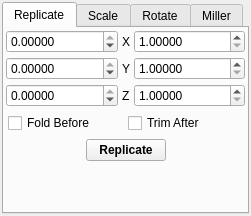
<ui version="4.0" >
 <class>CellTransformDialog</class>
 <widget class="QDialog" name="CellTransformDialog" >
  <property name="geometry" >
   <rect>
    <x>0</x>
    <y>0</y>
    <width>251</width>
    <height>216</height>
   </rect>
  </property>
  <property name="windowTitle" >
   <string>Transform Cell</string>
  </property>
  <property name="windowIcon" >
   <iconset resource="icons.qrc" >
    <normaloff>:/stackicons/icons/stack_celledit.svg</normaloff>:/stackicons/icons/stack_celledit.svg</iconset>
  </property>
  <layout class="QHBoxLayout" >
   <property name="spacing" >
    <number>4</number>
   </property>
   <property name="margin" >
    <number>2</number>
   </property>
   <item>
    <widget class="QTabWidget" name="CellTransformTabs" >
     <property name="currentIndex" >
      <number>0</number>
     </property>
     <widget class="QWidget" name="ReplicateTab" >
      <property name="geometry" >
       <rect>
        <x>0</x>
        <y>0</y>
        <width>243</width>
        <height>184</height>
       </rect>
      </property>
      <attribute name="title" >
       <string>Replicate</string>
      </attribute>
      <layout class="QVBoxLayout" >
       <property name="spacing" >
        <number>4</number>
       </property>
       <property name="margin" >
        <number>2</number>
       </property>
       <item>
        <layout class="QHBoxLayout" >
         <property name="spacing" >
          <number>4</number>
         </property>
         <property name="margin" >
          <number>0</number>
         </property>
         <item>
          <widget class="QDoubleSpinBox" name="CellReplicateNegXSpin" >
           <property name="sizePolicy" >
            <sizepolicy vsizetype="Fixed" hsizetype="Expanding" >
             <horstretch>0</horstretch>
             <verstretch>0</verstretch>
            </sizepolicy>
           </property>
           <property name="decimals" >
            <number>5</number>
           </property>
           <property name="minimum" >
            <double>-100.000000000000000</double>
           </property>
           <property name="maximum" >
            <double>0.000000000000000</double>
           </property>
          </widget>
         </item>
         <item>
          <widget class="QLabel" name="label_11" >
           <property name="sizePolicy" >
            <sizepolicy vsizetype="Preferred" hsizetype="Minimum" >
             <horstretch>0</horstretch>
             <verstretch>0</verstretch>
            </sizepolicy>
           </property>
           <property name="text" >
            <string>X</string>
           </property>
          </widget>
         </item>
         <item>
          <widget class="QDoubleSpinBox" name="CellReplicatePosXSpin" >
           <property name="sizePolicy" >
            <sizepolicy vsizetype="Fixed" hsizetype="Expanding" >
             <horstretch>0</horstretch>
             <verstretch>0</verstretch>
            </sizepolicy>
           </property>
           <property name="decimals" >
            <number>5</number>
           </property>
           <property name="minimum" >
            <double>1.000000000000000</double>
           </property>
          </widget>
         </item>
        </layout>
       </item>
       <item>
        <layout class="QHBoxLayout" >
         <property name="spacing" >
          <number>4</number>
         </property>
         <property name="margin" >
          <number>0</number>
         </property>
         <item>
          <widget class="QDoubleSpinBox" name="CellReplicateNegYSpin" >
           <property name="sizePolicy" >
            <sizepolicy vsizetype="Fixed" hsizetype="Expanding" >
             <horstretch>0</horstretch>
             <verstretch>0</verstretch>
            </sizepolicy>
           </property>
           <property name="decimals" >
            <number>5</number>
           </property>
           <property name="minimum" >
            <double>-100.000000000000000</double>
           </property>
           <property name="maximum" >
            <double>0.000000000000000</double>
           </property>
          </widget>
         </item>
         <item>
          <widget class="QLabel" name="label_28" >
           <property name="sizePolicy" >
            <sizepolicy vsizetype="Preferred" hsizetype="Minimum" >
             <horstretch>0</horstretch>
             <verstretch>0</verstretch>
            </sizepolicy>
           </property>
           <property name="text" >
            <string>Y</string>
           </property>
          </widget>
         </item>
         <item>
          <widget class="QDoubleSpinBox" name="CellReplicatePosYSpin" >
           <property name="sizePolicy" >
            <sizepolicy vsizetype="Fixed" hsizetype="Expanding" >
             <horstretch>0</horstretch>
             <verstretch>0</verstretch>
            </sizepolicy>
           </property>
           <property name="decimals" >
            <number>5</number>
           </property>
           <property name="minimum" >
            <double>1.000000000000000</double>
           </property>
          </widget>
         </item>
        </layout>
       </item>
       <item>
        <layout class="QHBoxLayout" >
         <property name="spacing" >
          <number>4</number>
         </property>
         <property name="margin" >
          <number>0</number>
         </property>
         <item>
          <widget class="QDoubleSpinBox" name="CellReplicateNegZSpin" >
           <property name="sizePolicy" >
            <sizepolicy vsizetype="Fixed" hsizetype="Expanding" >
             <horstretch>0</horstretch>
             <verstretch>0</verstretch>
            </sizepolicy>
           </property>
           <property name="decimals" >
            <number>5</number>
           </property>
           <property name="minimum" >
            <double>-100.000000000000000</double>
           </property>
           <property name="maximum" >
            <double>0.000000000000000</double>
           </property>
          </widget>
         </item>
         <item>
          <widget class="QLabel" name="label_29" >
           <property name="sizePolicy" >
            <sizepolicy vsizetype="Preferred" hsizetype="Minimum" >
             <horstretch>0</horstretch>
             <verstretch>0</verstretch>
            </sizepolicy>
           </property>
           <property name="text" >
            <string>Z</string>
           </property>
          </widget>
         </item>
         <item>
          <widget class="QDoubleSpinBox" name="CellReplicatePosZSpin" >
           <property name="sizePolicy" >
            <sizepolicy vsizetype="Fixed" hsizetype="Expanding" >
             <horstretch>0</horstretch>
             <verstretch>0</verstretch>
            </sizepolicy>
           </property>
           <property name="decimals" >
            <number>5</number>
           </property>
           <property name="minimum" >
            <double>1.000000000000000</double>
           </property>
          </widget>
         </item>
        </layout>
       </item>
       <item>
        <layout class="QHBoxLayout" >
         <property name="spacing" >
          <number>4</number>
         </property>
         <property name="margin" >
          <number>2</number>
         </property>
         <item>
          <widget class="QCheckBox" name="CellReplicateFoldCheck" >
           <property name="sizePolicy" >
            <sizepolicy vsizetype="Fixed" hsizetype="Expanding" >
             <horstretch>0</horstretch>
             <verstretch>0</verstretch>
            </sizepolicy>
           </property>
           <property name="text" >
            <string>Fold Before</string>
           </property>
          </widget>
         </item>
         <item>
          <widget class="QCheckBox" name="CellReplicateTrimCheck" >
           <property name="sizePolicy" >
            <sizepolicy vsizetype="Fixed" hsizetype="Expanding" >
             <horstretch>0</horstretch>
             <verstretch>0</verstretch>
            </sizepolicy>
           </property>
           <property name="text" >
            <string>Trim After</string>
           </property>
          </widget>
         </item>
        </layout>
       </item>
       <item>
        <layout class="QHBoxLayout" >
         <property name="spacing" >
          <number>0</number>
         </property>
         <property name="margin" >
          <number>0</number>
         </property>
         <item>
          <spacer name="leftspacer" >
           <property name="orientation" >
            <enum>Qt::Horizontal</enum>
           </property>
           <property name="sizeHint" stdset="0" >
            <size>
             <width>40</width>
             <height>20</height>
            </size>
           </property>
          </spacer>
         </item>
         <item>
          <widget class="QPushButton" name="CellReplicateButton" >
           <property name="font" >
            <font>
             <weight>75</weight>
             <bold>true</bold>
            </font>
           </property>
           <property name="toolTip" >
            <string>Replicate current cell</string>
           </property>
           <property name="text" >
            <string>Replicate</string>
           </property>
           <property name="autoDefault" >
            <bool>false</bool>
           </property>
          </widget>
         </item>
         <item>
          <spacer>
           <property name="orientation" >
            <enum>Qt::Horizontal</enum>
           </property>
           <property name="sizeHint" stdset="0" >
            <size>
             <width>40</width>
             <height>20</height>
            </size>
           </property>
          </spacer>
         </item>
        </layout>
       </item>
       <item>
        <spacer name="verticalSpacer_2" >
         <property name="orientation" >
          <enum>Qt::Vertical</enum>
         </property>
         <property name="sizeHint" stdset="0" >
          <size>
           <width>20</width>
           <height>40</height>
          </size>
         </property>
        </spacer>
       </item>
      </layout>
     </widget>
     <widget class="QWidget" name="ScaleTab" >
      <property name="geometry" >
       <rect>
        <x>0</x>
        <y>0</y>
        <width>243</width>
        <height>184</height>
       </rect>
      </property>
      <attribute name="title" >
       <string>Scale</string>
      </attribute>
      <layout class="QVBoxLayout" >
       <property name="spacing" >
        <number>4</number>
       </property>
       <property name="margin" >
        <number>2</number>
       </property>
       <item>
        <layout class="QGridLayout" >
         <property name="margin" >
          <number>0</number>
         </property>
         <property name="spacing" >
          <number>2</number>
         </property>
         <item row="2" column="1" >
          <widget class="QDoubleSpinBox" name="CellScaleZSpin" >
           <property name="sizePolicy" >
            <sizepolicy vsizetype="Fixed" hsizetype="Expanding" >
             <horstretch>0</horstretch>
             <verstretch>0</verstretch>
            </sizepolicy>
           </property>
           <property name="decimals" >
            <number>5</number>
           </property>
           <property name="value" >
            <double>1.000000000000000</double>
           </property>
          </widget>
         </item>
         <item row="0" column="0" >
          <widget class="QLabel" name="label_42" >
           <property name="sizePolicy" >
            <sizepolicy vsizetype="Preferred" hsizetype="Minimum" >
             <horstretch>0</horstretch>
             <verstretch>0</verstretch>
            </sizepolicy>
           </property>
           <property name="text" >
            <string>X</string>
           </property>
          </widget>
         </item>
         <item row="1" column="0" >
          <widget class="QLabel" name="label_43" >
           <property name="sizePolicy" >
            <sizepolicy vsizetype="Preferred" hsizetype="Minimum" >
             <horstretch>0</horstretch>
             <verstretch>0</verstretch>
            </sizepolicy>
           </property>
           <property name="text" >
            <string>Y</string>
           </property>
          </widget>
         </item>
         <item row="0" column="1" >
          <widget class="QDoubleSpinBox" name="CellScaleXSpin" >
           <property name="sizePolicy" >
            <sizepolicy vsizetype="Fixed" hsizetype="Expanding" >
             <horstretch>0</horstretch>
             <verstretch>0</verstretch>
            </sizepolicy>
           </property>
           <property name="decimals" >
            <number>5</number>
           </property>
           <property name="value" >
            <double>1.000000000000000</double>
           </property>
          </widget>
         </item>
         <item row="2" column="0" >
          <widget class="QLabel" name="label_44" >
           <property name="sizePolicy" >
            <sizepolicy vsizetype="Preferred" hsizetype="Minimum" >
             <horstretch>0</horstretch>
             <verstretch>0</verstretch>
            </sizepolicy>
           </property>
           <property name="text" >
            <string>Z</string>
           </property>
          </widget>
         </item>
         <item row="1" column="1" >
          <widget class="QDoubleSpinBox" name="CellScaleYSpin" >
           <property name="sizePolicy" >
            <sizepolicy vsizetype="Fixed" hsizetype="Expanding" >
             <horstretch>0</horstretch>
             <verstretch>0</verstretch>
            </sizepolicy>
           </property>
           <property name="decimals" >
            <number>5</number>
           </property>
           <property name="value" >
            <double>1.000000000000000</double>
           </property>
          </widget>
         </item>
        </layout>
       </item>
       <item>
        <layout class="QVBoxLayout" >
         <property name="spacing" >
          <number>2</number>
         </property>
         <property name="margin" >
          <number>0</number>
         </property>
         <item>
          <widget class="QCheckBox" name="CellScaleUseCogsCheck" >
           <property name="sizePolicy" >
            <sizepolicy vsizetype="Fixed" hsizetype="Expanding" >
             <horstretch>0</horstretch>
             <verstretch>0</verstretch>
            </sizepolicy>
           </property>
           <property name="toolTip" >
            <string>Scale the geometric centres of molecules rather than individual atoms</string>
           </property>
           <property name="text" >
            <string>Scale Molecule COG</string>
           </property>
          </widget>
         </item>
         <item>
          <widget class="QCheckBox" name="CellScaleCalculateEnergyCheck" >
           <property name="toolTip" >
            <string>Calculate the energy change from the scaling operation</string>
           </property>
           <property name="text" >
            <string>Calculate Energy Change</string>
           </property>
          </widget>
         </item>
         <item>
          <spacer>
           <property name="orientation" >
            <enum>Qt::Vertical</enum>
           </property>
           <property name="sizeHint" stdset="0" >
            <size>
             <width>20</width>
             <height>40</height>
            </size>
           </property>
          </spacer>
         </item>
        </layout>
       </item>
       <item>
        <layout class="QHBoxLayout" >
         <property name="spacing" >
          <number>6</number>
         </property>
         <property name="margin" >
          <number>0</number>
         </property>
         <item>
          <spacer>
           <property name="orientation" >
            <enum>Qt::Horizontal</enum>
           </property>
           <property name="sizeHint" stdset="0" >
            <size>
             <width>40</width>
             <height>20</height>
            </size>
           </property>
          </spacer>
         </item>
         <item>
          <widget class="QPushButton" name="CellScaleButton" >
           <property name="sizeIncrement" >
            <size>
             <width>0</width>
             <height>0</height>
            </size>
           </property>
           <property name="font" >
            <font>
             <pointsize>9</pointsize>
             <weight>75</weight>
             <bold>true</bold>
            </font>
           </property>
           <property name="toolTip" >
            <string>Scale current cell</string>
           </property>
           <property name="text" >
            <string>Scale</string>
           </property>
           <property name="autoDefault" >
            <bool>false</bool>
           </property>
          </widget>
         </item>
         <item>
          <spacer>
           <property name="orientation" >
            <enum>Qt::Horizontal</enum>
           </property>
           <property name="sizeHint" stdset="0" >
            <size>
             <width>40</width>
             <height>20</height>
            </size>
           </property>
          </spacer>
         </item>
        </layout>
       </item>
      </layout>
     </widget>
     <widget class="QWidget" name="RotateTab" >
      <property name="geometry" >
       <rect>
        <x>0</x>
        <y>0</y>
        <width>243</width>
        <height>184</height>
       </rect>
      </property>
      <attribute name="title" >
       <string>Rotate</string>
      </attribute>
      <layout class="QVBoxLayout" >
       <property name="spacing" >
        <number>4</number>
       </property>
       <property name="margin" >
        <number>2</number>
       </property>
       <item>
        <layout class="QGridLayout" >
         <property name="margin" >
          <number>2</number>
         </property>
         <property name="spacing" >
          <number>4</number>
         </property>
         <item row="1" column="0" >
          <widget class="QLabel" name="label_2" >
           <property name="text" >
            <string>Rotate 90&amp;deg; around Y</string>
           </property>
           <property name="textFormat" >
            <enum>Qt::RichText</enum>
           </property>
          </widget>
         </item>
         <item row="0" column="1" >
          <widget class="QPushButton" name="CellRotateXAnticlockwise" >
           <property name="enabled" >
            <bool>false</bool>
           </property>
           <property name="sizePolicy" >
            <sizepolicy vsizetype="Fixed" hsizetype="Fixed" >
             <horstretch>0</horstretch>
             <verstretch>0</verstretch>
            </sizepolicy>
           </property>
           <property name="minimumSize" >
            <size>
             <width>30</width>
             <height>30</height>
            </size>
           </property>
           <property name="maximumSize" >
            <size>
             <width>30</width>
             <height>30</height>
            </size>
           </property>
           <property name="text" >
            <string/>
           </property>
           <property name="icon" >
            <iconset>
             <normaloff/>
            </iconset>
           </property>
           <property name="iconSize" >
            <size>
             <width>20</width>
             <height>20</height>
            </size>
           </property>
           <property name="autoDefault" >
            <bool>false</bool>
           </property>
          </widget>
         </item>
         <item row="0" column="0" >
          <widget class="QLabel" name="label" >
           <property name="text" >
            <string>Rotate 90&amp;deg; around X</string>
           </property>
           <property name="textFormat" >
            <enum>Qt::RichText</enum>
           </property>
          </widget>
         </item>
         <item row="0" column="2" >
          <widget class="QPushButton" name="CellRotateXClockwise" >
           <property name="enabled" >
            <bool>false</bool>
           </property>
           <property name="sizePolicy" >
            <sizepolicy vsizetype="Fixed" hsizetype="Fixed" >
             <horstretch>0</horstretch>
             <verstretch>0</verstretch>
            </sizepolicy>
           </property>
           <property name="minimumSize" >
            <size>
             <width>30</width>
             <height>30</height>
            </size>
           </property>
           <property name="maximumSize" >
            <size>
             <width>30</width>
             <height>30</height>
            </size>
           </property>
           <property name="text" >
            <string/>
           </property>
           <property name="icon" >
            <iconset>
             <normaloff/>
            </iconset>
           </property>
           <property name="iconSize" >
            <size>
             <width>20</width>
             <height>20</height>
            </size>
           </property>
           <property name="autoDefault" >
            <bool>false</bool>
           </property>
          </widget>
         </item>
         <item row="2" column="0" >
          <widget class="QLabel" name="label_3" >
           <property name="text" >
            <string>Rotate 90&amp;deg; around Z</string>
           </property>
           <property name="textFormat" >
            <enum>Qt::RichText</enum>
           </property>
          </widget>
         </item>
         <item row="1" column="1" >
          <widget class="QPushButton" name="CellRotateYAnticlockwise" >
           <property name="enabled" >
            <bool>false</bool>
           </property>
           <property name="sizePolicy" >
            <sizepolicy vsizetype="Fixed" hsizetype="Fixed" >
             <horstretch>0</horstretch>
             <verstretch>0</verstretch>
            </sizepolicy>
           </property>
           <property name="minimumSize" >
            <size>
             <width>30</width>
             <height>30</height>
            </size>
           </property>
           <property name="maximumSize" >
            <size>
             <width>30</width>
             <height>30</height>
            </size>
           </property>
           <property name="text" >
            <string/>
           </property>
           <property name="icon" >
            <iconset>
             <normaloff/>
            </iconset>
           </property>
           <property name="iconSize" >
            <size>
             <width>20</width>
             <height>20</height>
            </size>
           </property>
           <property name="autoDefault" >
            <bool>false</bool>
           </property>
          </widget>
         </item>
         <item row="1" column="2" >
          <widget class="QPushButton" name="CellRotateYClockwise" >
           <property name="enabled" >
            <bool>false</bool>
           </property>
           <property name="sizePolicy" >
            <sizepolicy vsizetype="Fixed" hsizetype="Fixed" >
             <horstretch>0</horstretch>
             <verstretch>0</verstretch>
            </sizepolicy>
           </property>
           <property name="minimumSize" >
            <size>
             <width>30</width>
             <height>30</height>
            </size>
           </property>
           <property name="maximumSize" >
            <size>
             <width>30</width>
             <height>30</height>
            </size>
           </property>
           <property name="text" >
            <string/>
           </property>
           <property name="icon" >
            <iconset>
             <normaloff/>
            </iconset>
           </property>
           <property name="iconSize" >
            <size>
             <width>20</width>
             <height>20</height>
            </size>
           </property>
           <property name="autoDefault" >
            <bool>false</bool>
           </property>
          </widget>
         </item>
         <item row="2" column="1" >
          <widget class="QPushButton" name="CellRotateZAnticlockwise" >
           <property name="enabled" >
            <bool>false</bool>
           </property>
           <property name="sizePolicy" >
            <sizepolicy vsizetype="Fixed" hsizetype="Fixed" >
             <horstretch>0</horstretch>
             <verstretch>0</verstretch>
            </sizepolicy>
           </property>
           <property name="minimumSize" >
            <size>
             <width>30</width>
             <height>30</height>
            </size>
           </property>
           <property name="maximumSize" >
            <size>
             <width>30</width>
             <height>30</height>
            </size>
           </property>
           <property name="text" >
            <string/>
           </property>
           <property name="icon" >
            <iconset>
             <normaloff/>
            </iconset>
           </property>
           <property name="iconSize" >
            <size>
             <width>20</width>
             <height>20</height>
            </size>
           </property>
           <property name="autoDefault" >
            <bool>false</bool>
           </property>
          </widget>
         </item>
         <item row="2" column="2" >
          <widget class="QPushButton" name="CellRotateZClockwise" >
           <property name="enabled" >
            <bool>false</bool>
           </property>
           <property name="sizePolicy" >
            <sizepolicy vsizetype="Fixed" hsizetype="Fixed" >
             <horstretch>0</horstretch>
             <verstretch>0</verstretch>
            </sizepolicy>
           </property>
           <property name="minimumSize" >
            <size>
             <width>30</width>
             <height>30</height>
            </size>
           </property>
           <property name="maximumSize" >
            <size>
             <width>30</width>
             <height>30</height>
            </size>
           </property>
           <property name="text" >
            <string/>
           </property>
           <property name="icon" >
            <iconset>
             <normaloff/>
            </iconset>
           </property>
           <property name="iconSize" >
            <size>
             <width>20</width>
             <height>20</height>
            </size>
           </property>
           <property name="autoDefault" >
            <bool>false</bool>
           </property>
          </widget>
         </item>
        </layout>
       </item>
       <item>
        <spacer name="verticalSpacer" >
         <property name="orientation" >
          <enum>Qt::Vertical</enum>
         </property>
         <property name="sizeHint" stdset="0" >
          <size>
           <width>20</width>
           <height>40</height>
          </size>
         </property>
        </spacer>
       </item>
      </layout>
     </widget>
     <widget class="QWidget" name="MillerTab" >
      <property name="geometry" >
       <rect>
        <x>0</x>
        <y>0</y>
        <width>243</width>
        <height>184</height>
       </rect>
      </property>
      <attribute name="title" >
       <string>Miller</string>
      </attribute>
      <layout class="QVBoxLayout" >
       <property name="spacing" >
        <number>4</number>
       </property>
       <property name="margin" >
        <number>2</number>
       </property>
       <item>
        <widget class="QGroupBox" name="MillerIndicesGroup" >
         <property name="title" >
          <string>Indices</string>
         </property>
         <layout class="QHBoxLayout" >
          <property name="spacing" >
           <number>4</number>
          </property>
          <property name="margin" >
           <number>2</number>
          </property>
          <item>
           <layout class="QGridLayout" >
            <property name="margin" >
             <number>0</number>
            </property>
            <property name="spacing" >
             <number>2</number>
            </property>
            <item row="0" column="1" >
             <widget class="QSpinBox" name="MillerHSpin" >
              <property name="minimum" >
               <number>-99</number>
              </property>
              <property name="value" >
               <number>1</number>
              </property>
             </widget>
            </item>
            <item row="0" column="4" >
             <widget class="QLabel" name="label_6" >
              <property name="sizePolicy" >
               <sizepolicy vsizetype="Preferred" hsizetype="Minimum" >
                <horstretch>0</horstretch>
                <verstretch>0</verstretch>
               </sizepolicy>
              </property>
              <property name="text" >
               <string>l</string>
              </property>
             </widget>
            </item>
            <item row="0" column="0" >
             <widget class="QLabel" name="label_4" >
              <property name="sizePolicy" >
               <sizepolicy vsizetype="Preferred" hsizetype="Minimum" >
                <horstretch>0</horstretch>
                <verstretch>0</verstretch>
               </sizepolicy>
              </property>
              <property name="text" >
               <string>h</string>
              </property>
             </widget>
            </item>
            <item row="0" column="3" >
             <widget class="QSpinBox" name="MillerKSpin" >
              <property name="minimum" >
               <number>-99</number>
              </property>
             </widget>
            </item>
            <item row="0" column="2" >
             <widget class="QLabel" name="label_5" >
              <property name="sizePolicy" >
               <sizepolicy vsizetype="Preferred" hsizetype="Minimum" >
                <horstretch>0</horstretch>
                <verstretch>0</verstretch>
               </sizepolicy>
              </property>
              <property name="text" >
               <string>k</string>
              </property>
             </widget>
            </item>
            <item row="0" column="5" >
             <widget class="QSpinBox" name="MillerLSpin" >
              <property name="minimum" >
               <number>-99</number>
              </property>
             </widget>
            </item>
           </layout>
          </item>
         </layout>
        </widget>
       </item>
       <item>
        <widget class="QGroupBox" name="MillerCutDirectionGroup" >
         <property name="title" >
          <string>Direction</string>
         </property>
         <layout class="QHBoxLayout" >
          <property name="spacing" >
           <number>4</number>
          </property>
          <property name="margin" >
           <number>2</number>
          </property>
          <item>
           <widget class="QRadioButton" name="MillerInRadio" >
            <property name="text" >
             <string>In</string>
            </property>
           </widget>
          </item>
          <item>
           <widget class="QRadioButton" name="MillerOutRadio" >
            <property name="text" >
             <string>Out</string>
            </property>
            <property name="checked" >
             <bool>true</bool>
            </property>
           </widget>
          </item>
         </layout>
        </widget>
       </item>
       <item>
        <layout class="QHBoxLayout" >
         <property name="spacing" >
          <number>6</number>
         </property>
         <property name="margin" >
          <number>0</number>
         </property>
         <item>
          <spacer>
           <property name="orientation" >
            <enum>Qt::Horizontal</enum>
           </property>
           <property name="sizeHint" stdset="0" >
            <size>
             <width>40</width>
             <height>20</height>
            </size>
           </property>
          </spacer>
         </item>
         <item>
          <widget class="QPushButton" name="MillerSelectButton" >
           <property name="font" >
            <font>
             <weight>75</weight>
             <bold>true</bold>
            </font>
           </property>
           <property name="text" >
            <string>Select</string>
           </property>
           <property name="autoDefault" >
            <bool>false</bool>
           </property>
          </widget>
         </item>
         <item>
          <widget class="QPushButton" name="MillerCutButton" >
           <property name="font" >
            <font>
             <weight>75</weight>
             <bold>true</bold>
            </font>
           </property>
           <property name="text" >
            <string>Cut</string>
           </property>
           <property name="autoDefault" >
            <bool>false</bool>
           </property>
          </widget>
         </item>
         <item>
          <spacer>
           <property name="orientation" >
            <enum>Qt::Horizontal</enum>
           </property>
           <property name="sizeHint" stdset="0" >
            <size>
             <width>40</width>
             <height>20</height>
            </size>
           </property>
          </spacer>
         </item>
        </layout>
       </item>
       <item>
        <spacer>
         <property name="orientation" >
          <enum>Qt::Vertical</enum>
         </property>
         <property name="sizeHint" stdset="0" >
          <size>
           <width>20</width>
           <height>40</height>
          </size>
         </property>
        </spacer>
       </item>
      </layout>
     </widget>
    </widget>
   </item>
  </layout>
 </widget>
 <tabstops>
  <tabstop>CellTransformTabs</tabstop>
  <tabstop>CellReplicateNegXSpin</tabstop>
  <tabstop>CellReplicatePosXSpin</tabstop>
  <tabstop>CellReplicateNegYSpin</tabstop>
  <tabstop>CellReplicatePosYSpin</tabstop>
  <tabstop>CellReplicateNegZSpin</tabstop>
  <tabstop>CellReplicatePosZSpin</tabstop>
  <tabstop>CellReplicateFoldCheck</tabstop>
  <tabstop>CellReplicateTrimCheck</tabstop>
  <tabstop>CellReplicateButton</tabstop>
  <tabstop>CellScaleXSpin</tabstop>
  <tabstop>CellScaleYSpin</tabstop>
  <tabstop>CellScaleZSpin</tabstop>
 </tabstops>
 <resources>
  <include location="icons.qrc" />
 </resources>
 <connections/>
</ui>
